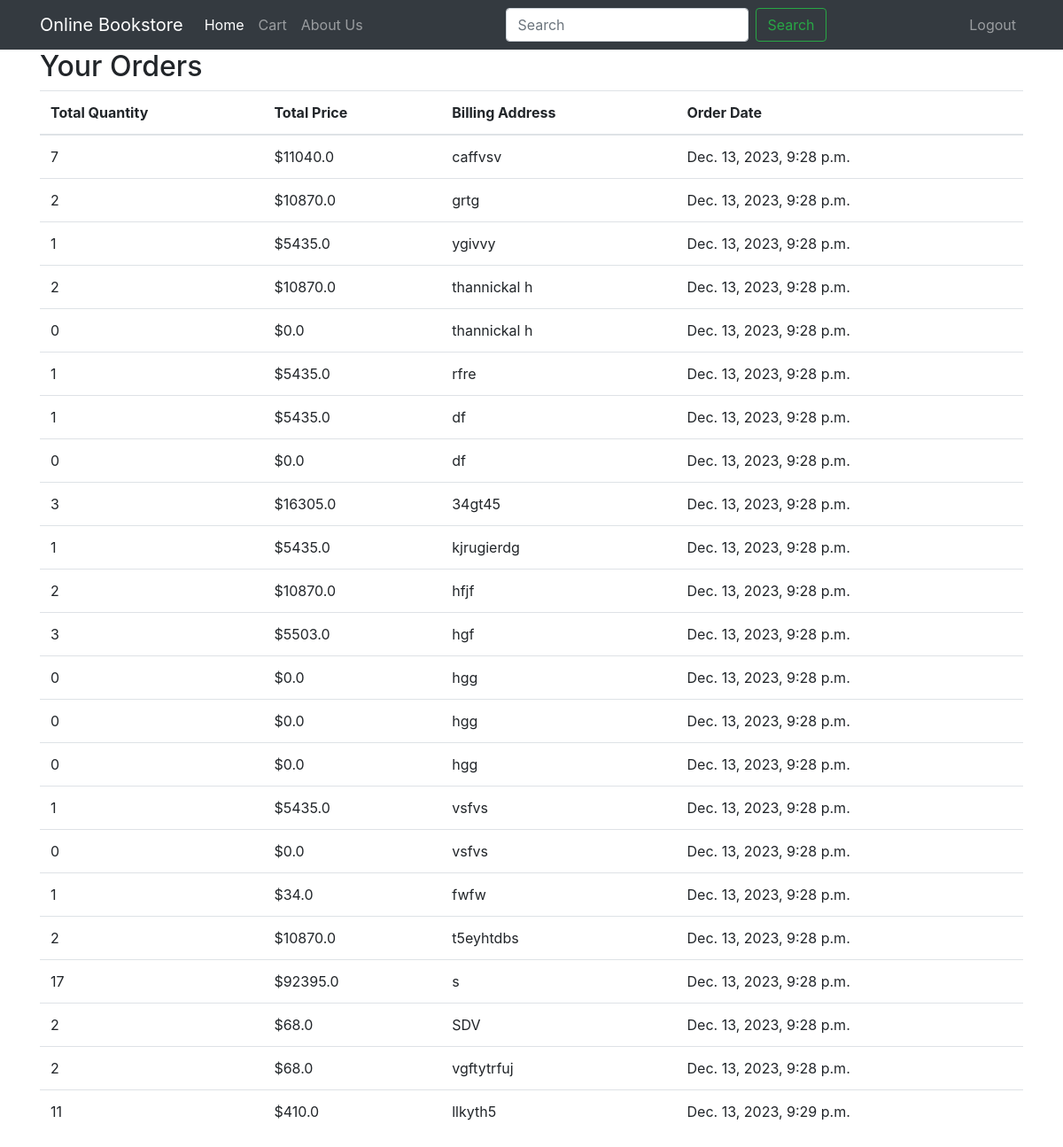
/user_orders/ (signed in), run on the app's committed database.
### app1/models.py (models this page shows, shortened)
class Order(models.Model):
    user = models.ForeignKey(User, on_delete=models.CASCADE)
    items = models.ManyToManyField(CartItem)
    total_quantity = models.PositiveIntegerField()
    total_price = models.FloatField()
    billing_address = models.TextField()
    created_at = models.DateTimeField(default=datetime.datetime.now)

### app1/views.py (the view)
# urls.py: path('user_orders/', views.user_orders, name='user_orders'),  # Add this line
@login_required(login_url='login')
def user_orders(request):
    orders = Order.objects.filter(user=request.user)
    return render(request, 'user_orders.html', {'orders': orders})

### app1/templates/user_orders.html (shortened to what this page needs)
{% extends 'base.html' %}
{% block content %}
  <h2>Your Orders</h2>
  {% if orders %}
    <table class="table">
      <thead>
        <tr>
          <th>Total Quantity</th>
          <th>Total Price</th>
          <th>Billing Address</th>
          <th>Order Date</th>
        </tr>
      </thead>
      <tbody>
        {% for order in orders %}
          <tr>
            <td>{{ order.total_quantity }}</td>
            <td>${{ order.total_price }}</td>
            <td>{{ order.billing_address }}</td>
            <td>{{ order.created_at }}</td>
          </tr>
        {% endfor %}
      </tbody>
    </table>
  {% else %}
    <p>You have no orders.</p>
  {% endif %}
{% endblock %}

### app1/templates/base.html (shortened to what this page needs)
{% load static %}
<!DOCTYPE html>
<html lang="en">
<head>
  <link rel="stylesheet" href="https://stackpath.bootstrapcdn.com/bootstrap/4.3.1/css/bootstrap.min.css">
  <link rel="stylesheet" href="{% static 'style.css' %}">
</head>
<body>
  <div class="page-container" style="background-color: ;">
    <nav class="navbar navbar-expand-lg navbar-dark bg-dark">
      <div class="container">
        <a class="navbar-brand" href="#">Online Bookstore</a>
        <div class="collapse navbar-collapse" id="navbarNav">
          <ul class="navbar-nav mr-auto">
            <li class="nav-item active"><a class="nav-link" href="{% url 'home' %}">Home</a></li>
            <li class="nav-item"><a class="nav-link" href="{% url 'cart'%}">Cart</a></li>
            <li class="nav-item"><a class="nav-link" href="{% url 'register'%}">About Us</a></li>
          </ul>
          <form class="form-inline my-2 my-lg-0">
            <input class="form-control mr-sm-2" type="text" placeholder="Search" aria-label="Search">
            <button class="btn btn-outline-success my-2 my-sm-0" type="submit">Search</button>
          </form>
          {% if user.is_authenticated %}
            <ul class="navbar-nav ml-auto">
              <li class="nav-item"><a class="nav-link" href="{% url 'logout' %}">Logout</a></li>
            </ul>
          {% else %}
            <ul class="navbar-nav ml-auto">
              <li class="nav-item"><a class="nav-link" href="{% url 'login'%}"><span class="glyphicon glyphicon-log-in"></span> Login</a></li>
              <li class="nav-item"><a class="nav-link" href="{% url 'register'%}">Register</a></li>
            </ul>
          {% endif %}
        </div>
      </div>
    </nav>
    <div class="container">
        {% block content %}{% endblock %}
      </div>
  </div>
</body>
</html>

### data on the page
Order: total_quantity "7", total_price "11040.0", billing_address "caffvsv", created_at "Dec. 13, 2023, 9:28 p.m."
Order: total_quantity "2", total_price "10870.0", billing_address "grtg", created_at "Dec. 13, 2023, 9:28 p.m."
Order: total_quantity "1", total_price "5435.0", billing_address "ygivvy", created_at "Dec. 13, 2023, 9:28 p.m."
Order: total_quantity "2", total_price "10870.0", billing_address "thannickal h", created_at "Dec. 13, 2023, 9:28 p.m."
Order: total_quantity "0", total_price "0.0", billing_address "thannickal h", created_at "Dec. 13, 2023, 9:28 p.m."
Order: total_quantity "1", total_price "5435.0", billing_address "rfre", created_at "Dec. 13, 2023, 9:28 p.m."
Order: total_quantity "1", total_price "5435.0", billing_address "df", created_at "Dec. 13, 2023, 9:28 p.m."
Order: total_quantity "0", total_price "0.0", billing_address "df", created_at "Dec. 13, 2023, 9:28 p.m."
Order: total_quantity "3", total_price "16305.0", billing_address "34gt45", created_at "Dec. 13, 2023, 9:28 p.m."
Order: total_quantity "1", total_price "5435.0", billing_address "kjrugierdg", created_at "Dec. 13, 2023, 9:28 p.m."
Order: total_quantity "2", total_price "10870.0", billing_address "hfjf", created_at "Dec. 13, 2023, 9:28 p.m."
Order: total_quantity "3", total_price "5503.0", billing_address "hgf", created_at "Dec. 13, 2023, 9:28 p.m."
Order: total_quantity "0", total_price "0.0", billing_address "hgg", created_at "Dec. 13, 2023, 9:28 p.m."
Order: total_quantity "0", total_price "0.0", billing_address "hgg", created_at "Dec. 13, 2023, 9:28 p.m."
Order: total_quantity "0", total_price "0.0", billing_address "hgg", created_at "Dec. 13, 2023, 9:28 p.m."
Order: total_quantity "1", total_price "5435.0", billing_address "vsfvs", created_at "Dec. 13, 2023, 9:28 p.m."
Order: total_quantity "0", total_price "0.0", billing_address "vsfvs", created_at "Dec. 13, 2023, 9:28 p.m."
Order: total_quantity "1", total_price "34.0", billing_address "fwfw", created_at "Dec. 13, 2023, 9:28 p.m."
Order: total_quantity "2", total_price "10870.0", billing_address "t5eyhtdbs", created_at "Dec. 13, 2023, 9:28 p.m."
Order: total_quantity "17", total_price "92395.0", billing_address "s", created_at "Dec. 13, 2023, 9:28 p.m."
Order: total_quantity "2", total_price "68.0", billing_address "SDV", created_at "Dec. 13, 2023, 9:28 p.m."
Order: total_quantity "2", total_price "68.0", billing_address "vgftytrfuj", created_at "Dec. 13, 2023, 9:28 p.m."
Order: total_quantity "11", total_price "410.0", billing_address "llkyth5", created_at "Dec. 13, 2023, 9:29 p.m."
